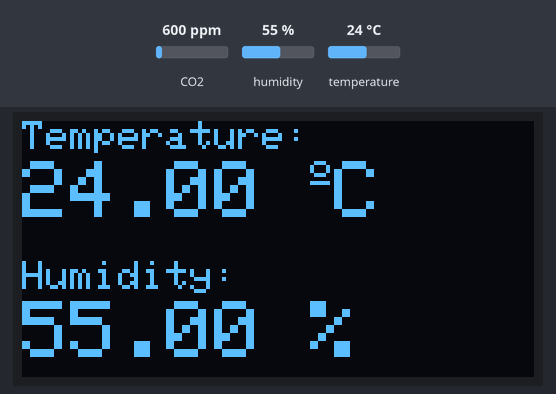
The sketch below on a simulated ESP8266 (NodeMCU). Parts: 128×64 one-colour display. The inputs (shaded band) are chosen by the test bench; at power-on: temperature 24 °C, humidity 55 %, CO2 600 ppm. WiFi joins after 1.5 s; servers stay silent unless stated; what the sketch prints to the serial monitor is not drawn.

Above: at 7.1 s.
7.2 s: temperature set to 12 °C
At 14.0 s:
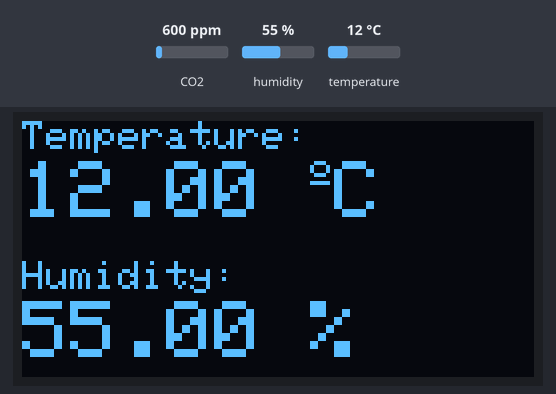
15.2 s: humidity set to 22 %
At 20.2 s:
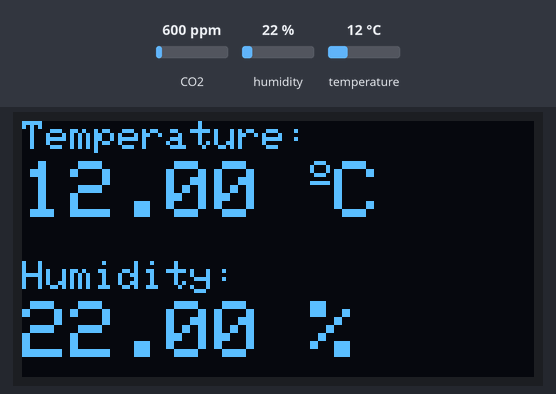
23.2 s: temperature set to 19 °C
At 26.4 s:
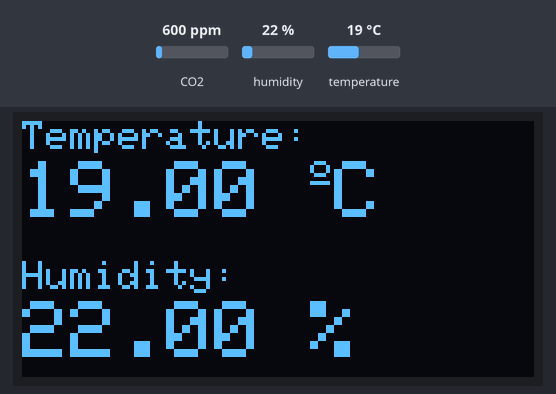
31.2 s: humidity set to 40 %
At 33.8 s:
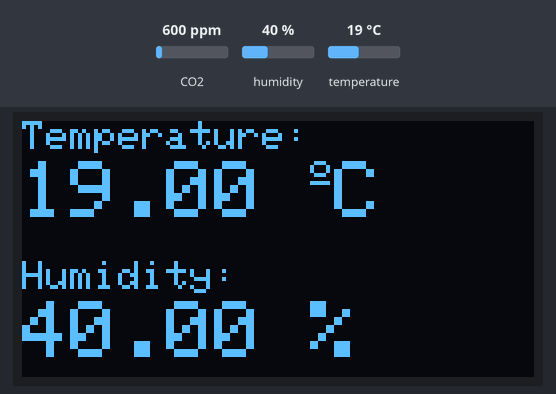
Timing chart, 0 to 35.3 s (numbered marks = the images above; inputs shaded):
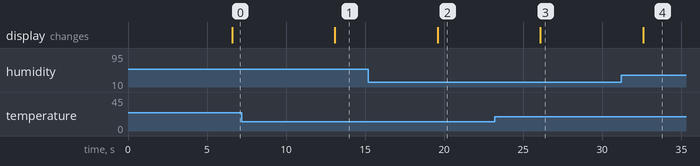

Measured:
- after the input at 7.2 s, the display: changes after 5.9 s (image 1)
- after the input at 15.2 s, the display: changes after 4.4 s (image 2)
- after the input at 23.2 s, the display: changes after 2.9 s (image 3)
- after the input at 31.2 s, the display: changes after 1.4 s (image 4)

The sketch:

air_monitor.ino
```cpp
#include <ESP8266WiFi.h>

#include "MQ135.h"
#include <Wire.h>
#include <Adafruit_GFX.h>
#include <Adafruit_SSD1306.h>
#include <Adafruit_Sensor.h>
#include <DHT.h>
#include<Firebase.h>

#define SCREEN_WIDTH 128 // OLED display width, in pixels
#define SCREEN_HEIGHT 64 // OLED display height, in pixels

// Declaration for an SSD1306 display connected to I2C (SDA, SCL pins)
Adafruit_SSD1306 display(SCREEN_WIDTH, SCREEN_HEIGHT, &Wire, -1);
#define FIREBASE_HOST "#########################.firebaseio.com" //Without http:// or https:// schemes
#define FIREBASE_AUTH "********************"
#define DHTPIN 14     // Digital pin connected to the DHT sensor

// Uncomment the type of sensor in use:
#define DHTTYPE    DHT11     // DHT 11
//#define DHTTYPE    DHT22     // DHT 22 (AM2302)
//#define DHTTYPE    DHT21     // DHT 21 (AM2301)

DHT dht(DHTPIN, DHTTYPE);
const char* ssid     = "%%%%%%%%%%%%%%%%%"; // Your ssid
const char* password = "@@@@@@@@@@@@@@@@@@@"; // Your Password
WiFiServer server(80);
FirebaseData firebaseData;
FirebaseData ledData;


void setup() {
  Serial.begin(115200);

  dht.begin();

  if(!display.begin(SSD1306_SWITCHCAPVCC, 0x3C)) {
    Serial.println(F("SSD1306 allocation failed"));
    for(;;);
  }
  delay(2000);
  display.clearDisplay();
  display.setTextColor(WHITE);


  Serial.print("Connecting to ");
Serial.println(ssid);
WiFi.begin(ssid, password);

while (WiFi.status() != WL_CONNECTED) {
delay(500);
Serial.print(".");
}

Serial.println("");
Serial.println("WiFi is connected");
server.begin();
Serial.println("Server started");


Serial.println(WiFi.localIP());
  Firebase.begin(FIREBASE_HOST, FIREBASE_AUTH);
  Firebase.reconnectWiFi(true);
}

void loop() {
  delay(3000);

  //read temperature and humidity
  float t = dht.readTemperature();
  float h = dht.readHumidity();
  if (isnan(h) || isnan(t)) {
    Serial.println("Failed to read from DHT sensor!");
  }
  // clear display
  display.clearDisplay();
   Serial.println(dht.readTemperature());
  // display temperature
  display.setTextSize(1);
  display.setCursor(0,0);
  display.print("Temperature: ");
  display.setTextSize(2);
  display.setCursor(0,10);
  display.print(t);
  display.print(" ");
  display.setTextSize(1);
  display.cp437(true);
  display.write(167);
  display.setTextSize(2);
  display.print("C");

  // display humidity
  display.setTextSize(1);
  display.setCursor(0, 35);
  display.print("Humidity: ");
  display.setTextSize(2);
  display.setCursor(0, 45);
  display.print(h);
  display.print(" %");

  display.display();
float  f=(9*t)/5 + 32;
float p0=0;
 MQ135 gasSensor = MQ135(A0);
    float air_quality = gasSensor.getPPM();
    Serial.print("Air Quality: ");
    Serial.print(air_quality);
    Serial.println("  PPM");
    Serial.println();
 air_quality = air_quality/100;

 if (Firebase.setFloat(firebaseData, "/weatherdb/airquality", air_quality))
  {
    Serial.println("PASSED");
    Serial.println("PATH: " + firebaseData.dataPath());
    Serial.println("TYPE: " + firebaseData.dataType());
    Serial.println("ETag: " + firebaseData.ETag());
    Serial.println("------------------------------------");
    Serial.println();
  }
  else
  {
    Serial.println("FAILED");
    Serial.println("REASON: " + firebaseData.errorReason());
    Serial.println("------------------------------------");
    Serial.println();
  }


    delay(1000);

 if (Firebase.setFloat(firebaseData, "/weatherdb/temperature", t))
  {
    Serial.println("PASSED");
    Serial.println("PATH: " + firebaseData.dataPath());
    Serial.println("TYPE: " + firebaseData.dataType());
    Serial.println("ETag: " + firebaseData.ETag());
    Serial.println("------------------------------------");
    Serial.println();
  }
  else
  {
    Serial.println("FAILED");
    Serial.println("REASON: " + firebaseData.errorReason());
    Serial.println("------------------------------------");
    Serial.println();
  }

  if (Firebase.setFloat(firebaseData, "/weatherdb/humidity", h))
  {
    Serial.println("PASSED");
    Serial.println("PATH: " + firebaseData.dataPath());
    Serial.println("TYPE: " + firebaseData.dataType());
    Serial.println("ETag: " + firebaseData.ETag());
    Serial.println("------------------------------------");
    Serial.println();
  }
  else
  {
    Serial.println("FAILED");
    Serial.println("REASON: " + firebaseData.errorReason());
    Serial.println("------------------------------------");
    Serial.println();
  }

 delay(2000);
}
```
